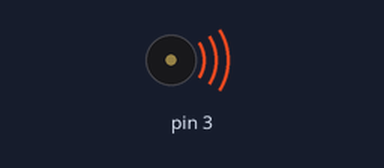
This sketch was run on a simulated Arduino Uno, built with avr-gcc and run on an emulated ATmega328P. Shown: buzzer (waves = sounding).

Above: at 0.1 s.
Timing chart, 0 to 130.0 s (numbered marks = the images above):
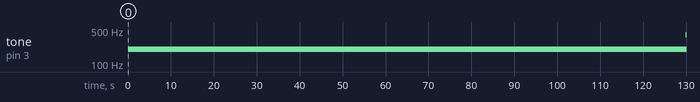

Measured:
- by itself, tone on pin 3: silent → 200 Hz at 0.00 s, → 400 Hz 130 s later

The sketch:

Buzzer.ino
```cpp
void setup()
{
  pinMode(3, OUTPUT);
}

void loop()
{
  //tone(pin, frequency)
  //tone(pin, frequency, duration)
  tone(3,255,500);
  tone(3,505,50);
  tone(3,400,1000);
  tone(3,100,500);
  tone(3,200,500);

}
```
